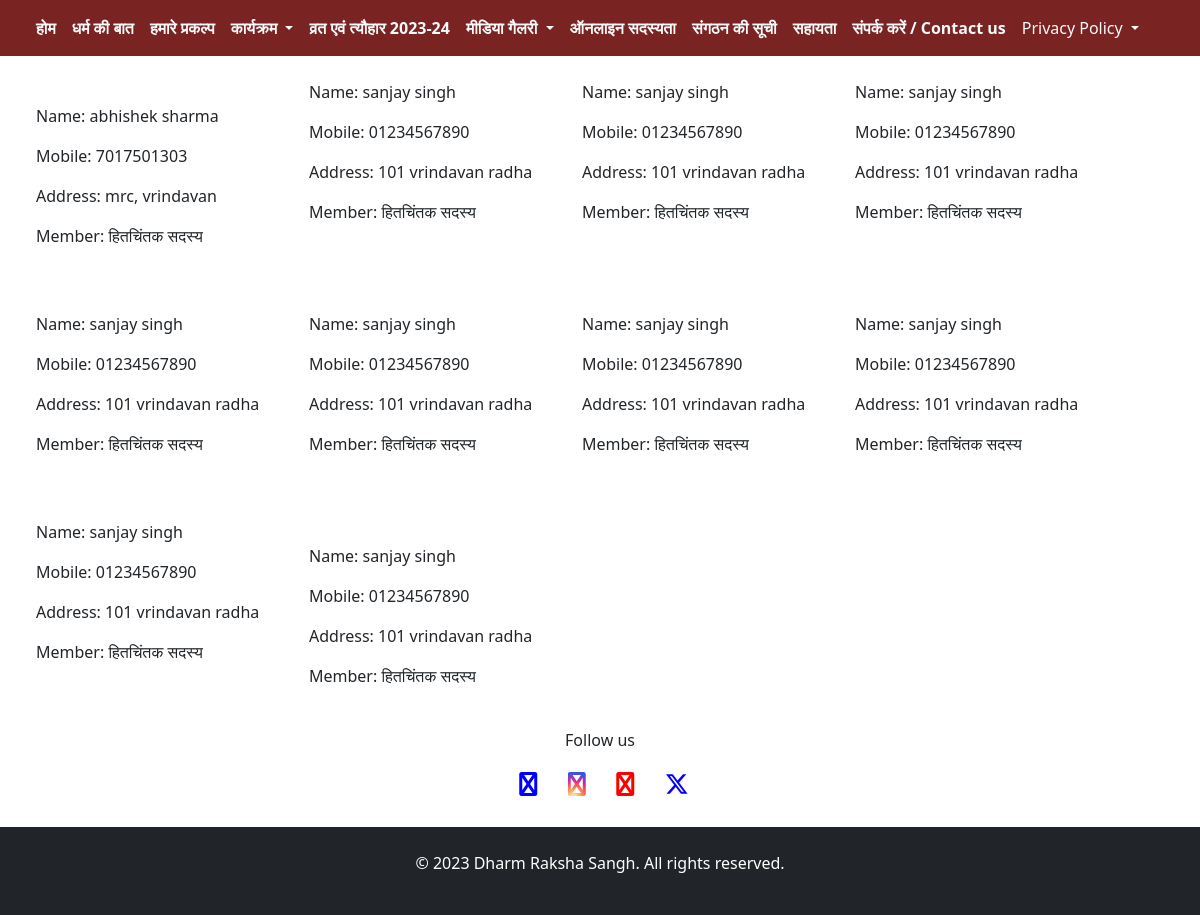
The page /account/sadasya_list1/ on the database as committed earlier.
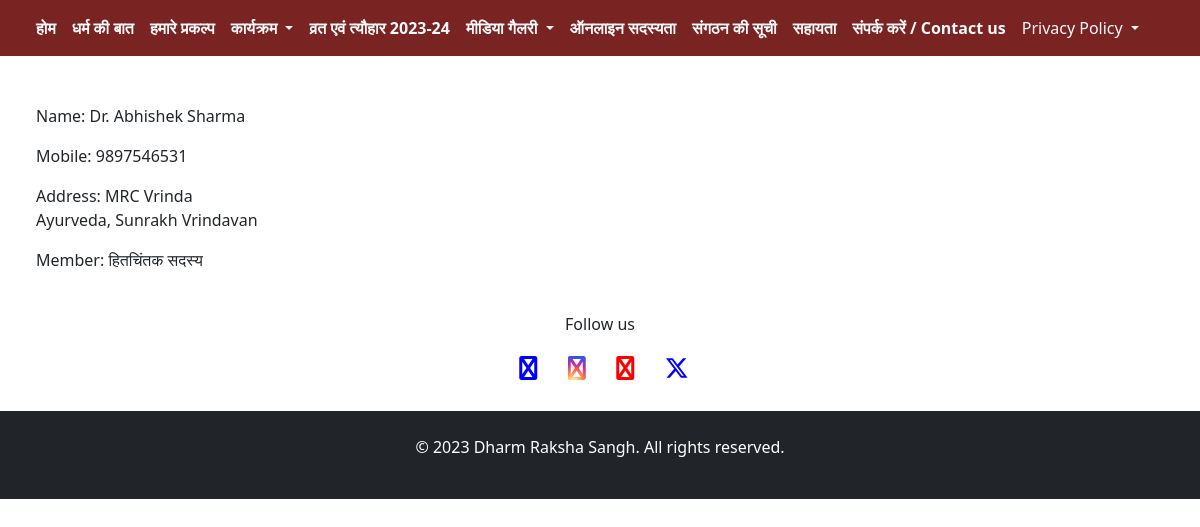
The same page on the database as committed later.
### account/models.py (models this page shows, shortened)
class CustomUser(models.Model):
    fullname = models.CharField(max_length=100, null=True, blank=True)
    username = models.CharField(max_length=100, null=True, blank=True, unique=True)
    mobile = models.CharField(max_length=15, null=True, blank=True)
    email = models.EmailField(null=True, blank=True)
    dob = models.CharField(max_length=20, null=True, blank=True)
    gender = models.ForeignKey(Gender, on_delete=models.CASCADE)
    image = models.ImageField(upload_to='user_image', null=True, blank=True)
    pincode = models.IntegerField(null=True, blank=True)
    address = models.TextField(null=True, blank=True)
    city = models.CharField(max_length=100, null=True, blank=True)
    district = models.CharField(max_length=50, null=True, blank=True)
    country = models.CharField(max_length=10, default='India')
    state = models.CharField(max_length=100, null=True, blank=True)
    id_number = models.CharField(max_length=30, null=True, blank=True)
    member_type = models.ForeignKey(MemberType, on_delete=models.CASCADE, null=True, blank=True, default='')
    order_id = models.CharField(max_length=100, null=True, default='', blank=True)
    transaction_id = models.CharField(max_length=100, null=True, default='', blank=True)
    payment_id = models.CharField(max_length=100, null=True, default='', blank=True)
    payment_status = models.CharField(max_length=100, null=True, default='', blank=True)

class MemberType(models.Model):
    type = models.CharField(max_length=100, null=True, blank=True)
    role = models.CharField(max_length=50, default='', null=True, blank=True)
    price = models.DecimalField(max_digits=8, decimal_places=2, default=0)
    def __str__(self):
        return self.type

### account/views.py (the view)
# urls.py: path('sadasya_list1/', views.sadasya_list1, name='sadasya_list1'),
def sadasya_list1(request):
    free_cus = CustomUser.objects.filter(member_type__role='free')
    context = {
        'free_cus': free_cus
    }
    return render(request, 'sadasya_type1.html', context)

### account/templates/sadasya_type1.html (shortened to what this page needs)
{% extends "navbar.html" %}
{% block content %}
<div class="container row">
    {% for i in free_cus %}
    <div class="col-lg-3 p-4">
        <p>Name: {{i.fullname}}</p>
        <p>Mobile: {{i.mobile}}</p>
        <p>Address: {{i.address}}</p>
        <p>Member: {{i.member_type}}</p>
    </div>
    {% endfor %}
</div>
{% endblock content %}

### templates/navbar.html (shortened to what this page needs)
<!doctype html>
<html lang="en">
<head>
    <link href="https://cdn.jsdelivr.net/npm/bootstrap@5.0.2/dist/css/bootstrap.min.css"
 rel="stylesheet">
    <link href="https://cdn.datatables.net/1.13.5/css/jquery.dataTables.css" rel="stylesheet"/>
    <link rel="stylesheet"
   href="https://cdnjs.cloudflare.com/ajax/libs/font-awesome/6.4.2/css/all.min.css"
 />
    <link href="https://cdnjs.cloudflare.com/ajax/libs/font-awesome/4.7.0/css/font-awesome.min.css" rel="stylesheet">
    <link rel="stylesheet" href="https://code.jquery.com/ui/1.12.1/themes/base/jquery-ui.css">
    <link rel="stylesheet"
          href="https://cdnjs.cloudflare.com/ajax/libs/jquery-timepicker/1.3.5/jquery.timepicker.min.css">
    <link rel="stylesheet" href="https://cdnjs.cloudflare.com/ajax/libs/lightbox2/2.11.3/css/lightbox.min.css">
    <link rel="stylesheet" href="https://cdnjs.cloudflare.com/ajax/libs/font-awesome/6.0.0/css/all.min.css"
>
</head>
<body>
<nav class="navbar navbar-expand-lg navbar-dark bg_color text-white">
    <div class="container-fluid">
        <div class="collapse navbar-collapse" id="navbarSupportedContent">
            <ul class="navbar-nav me-auto mb-2 mb-lg-0">
                <li class="nav-item">
                    <a aria-current="page" class="text-light nav-link fw-bold active" href="/">होम</a>
                </li>
                <li class="nav-item">
                    <a class="text-light nav-link fw-bold" href="/dharm_kya_hai/">धर्म की बात </a>
                </li>
                <li class="nav-item">
                    <a class="text-light nav-link fw-bold" href="#services">हमारे प्रकल्प</a>
                </li>
                <li class="nav-item dropdown">
                    <a aria-expanded="false" class="text-light nav-link fw-bold dropdown-toggle"
                       data-bs-toggle="dropdown" href="#"
                       id="navbarDropdown"
                       role="button">
                        कार्यक्रम
                    </a>
                </li>
                <li class="nav-item">
                    <a class="text-light nav-link fw-bold" href="/viewPdf/">व्रत एवं त्यौहार 2023-24</a>
                </li>
                <li class="nav-item dropdown">
                    <a aria-expanded="false" class="text-light nav-link fw-bold dropdown-toggle"
                       data-bs-toggle="dropdown" href="#"
                       id="navbarDropdown"
                       role="button">
                        मीडिया गैलरी
                    </a>
                </li>
                <li class="nav-item">
                    <a class="text-light nav-link fw-bold" href="/account/join-member/">ऑनलाइन सदस्यता</a>
                </li>
                <li class="nav-item">
                    <a class="text-light nav-link fw-bold" data-bs-target="#exampleModal" data-bs-toggle="modal"
                       href="return false;"
                       id="sangthan_ki_suchi">संगठन की सूची</a>
                </li>
                <li class="nav-item">
                    <a class="text-light nav-link fw-bold" href="/services/helpline/">सहायता</a>
                </li>
                <li class="nav-item">
                    <a class="text-light nav-link fw-bold" href="/contact/">संपर्क करें / Contact us</a>
                </li>
                <li class="nav-item dropdown">
                    <a aria-expanded="false" class="text-light nav-link dropdown-toggle" data-bs-toggle="dropdown"
                       href="#"
                       id="navbarDropdown"
                       role="button">
                        Privacy Policy
                    </a>
                </li>
            </ul>
        </div>
    </div>
</nav>
{% block content %}
{% endblock content %}
<p class="text-center">Follow us</p>
<div class="d-flex col-lg-2 mx-auto mt-2">
    <div class="m-1 mx-auto">
        <a class="facebook-button m-2" href="https://www.facebook.com/dharmrakshasangha/followers" target="_blank">
            <i class="blue-color fa fa-facebook-f facebook" style="font-size:24px"></i><br/><br/>
        </a>
    </div>
    <div class="m-1 mx-auto">
        <a class="facebook-button m-2" href="https://www.instagram.com/dharmrakshasangh2023/?igshid=NTc4MTIwNjQ2YQ=="
           target="_blank">
            <i class="fa fa-instagram" style="font-size:24px"></i><br/><br/>
        </a>
    </div>
    <div class="m-1 mx-auto">
        <a class="facebook-button m-2" href="https://www.youtube.com/@dharmrakshasangh" target="_blank">
            <i class="fa fa-youtube-play" style="font-size:24px;color:red"></i></br><br/>
        </a>
    </div>
    <div class="m-1 mx-auto">
        <a class="facebook-button m-2" href="https://twitter.com/dharmraksha108?t=OxyMN1IZ2dFWxSwkEzi0KA&s=09"
           target="_blank">
            <i class="blue-color fa-brands fa-x-twitter" style="font-size:24px"></i><br/><br/>
        </a>
    </div>
</div>
<footer class="py-4 bg-dark text-white">
    <div class="container text-center">
        <p>&copy; 2023 Dharm Raksha Sangh. All rights reserved.</p>
    </div>
</footer>
</body>
</html>

### templates/navbar.html (style rules this page uses)
body { margin:0px; padding:0px; }
footer { padding: 20px 0; color: #fff; background-color: #333; }
.blue-color { color:blue; }
.fa.fa-instagram { color: transparent; background: radial-gradient(circle at 30% 107%, #fdf497 0%, #fdf497 5%, #fd5949 45%, #d6249f 60%, #285AEB 90%); background: -webkit-radial-gradient(circle at 30% 107%, #fdf497 0%, #fdf497 5%, #fd5949 45%, #d6249f 60%, #285AEB 90%); background-clip: text; -webkit-background-clip: text; }
.bg_color { background-color:#7a2323; }
.navbar { position: sticky; top: 0; width: 100%; z-index: 100; }

Rows that differ between the two databases and show on the page:
removed CustomUser: fullname "abhishek sharma", mobile "7017501303", address "mrc, vrindavan", member_type "हितचिंतक सदस्य"
removed CustomUser: fullname "sanjay singh", mobile "01234567890", address "101 vrindavan radha", member_type "हितचिंतक सदस्य"
removed CustomUser: fullname "sanjay singh", mobile "01234567890", address "101 vrindavan radha", member_type "हितचिंतक सदस्य"
removed CustomUser: fullname "sanjay singh", mobile "01234567890", address "101 vrindavan radha", member_type "हितचिंतक सदस्य"
removed CustomUser: fullname "sanjay singh", mobile "01234567890", address "101 vrindavan radha", member_type "हितचिंतक सदस्य"
removed CustomUser: fullname "sanjay singh", mobile "01234567890", address "101 vrindavan radha", member_type "हितचिंतक सदस्य"
removed CustomUser: fullname "sanjay singh", mobile "01234567890", address "101 vrindavan radha", member_type "हितचिंतक सदस्य"
removed CustomUser: fullname "sanjay singh", mobile "01234567890", address "101 vrindavan radha", member_type "हितचिंतक सदस्य"
removed CustomUser: fullname "sanjay singh", mobile "01234567890", address "101 vrindavan radha", member_type "हितचिंतक सदस्य"
changed CustomUser "हितचिंतक सदस्य": fullname "sanjay singh" → "Dr. Abhishek Sharma"; mobile "01234567890" → "9897546531"; address "101 vrindavan radha" → "MRC Vrinda Ayurveda, Sunrakh Vrindavan"
